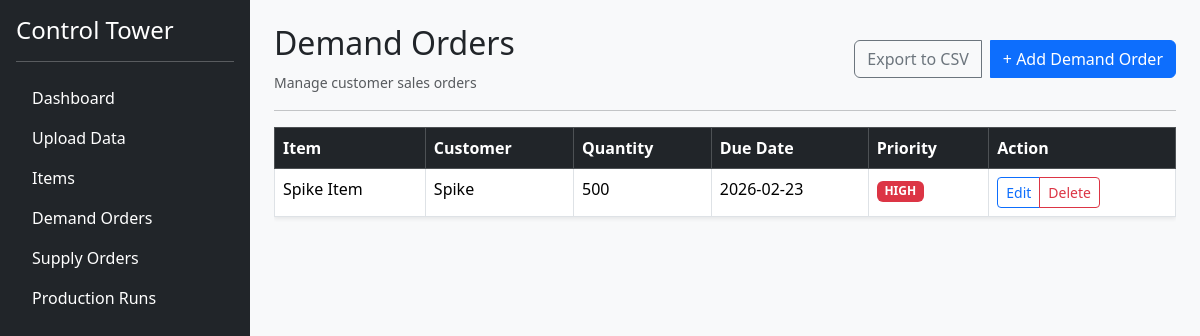
/demand-orders-view, run on the app's committed database.
### backend/models.py (models this page shows)
class DemandOrder(Base):
    __tablename__ = "demand_orders"
    id = Column(Integer, primary_key=True, index=True)
    item_id = Column(Integer, ForeignKey("items.id", ondelete="CASCADE"), nullable=False)
    customer_name = Column(String, nullable=False)
    quantity = Column(Integer, nullable=False)
    due_date = Column(Date, nullable=False)
    priority = Column(String, nullable=False)
    status = Column(String, default="OPEN")
    item = relationship("Item", back_populates="demand_orders")

class Item(Base):
    __tablename__ = "items"
    id = Column(Integer, primary_key=True, index=True)
    sku = Column(String, unique=True, nullable=False)
    name = Column(String, nullable=False)
    category = Column(String, nullable=True)
    cost_price = Column(Float, nullable=False)
    selling_price = Column(Float, nullable=False)
    current_stock = Column(Integer, nullable=False)
    safety_stock = Column(Integer, default=0)
    min_order_qty = Column(Integer, default=1)
    demand_orders = relationship("DemandOrder", back_populates="item", cascade="all, delete-orphan")
    supply_orders = relationship("SupplyOrder", back_populates="item", cascade="all, delete-orphan")
    production_runs = relationship("ProductionRun", back_populates="item", cascade="all, delete-orphan")
    alerts = relationship("Alert", back_populates="item", cascade="all, delete-orphan")
    demands = relationship("Demand", back_populates="item", cascade="all, delete-orphan")
    supplies = relationship("Supply", back_populates="item", cascade="all, delete-orphan")
    recommendations = relationship("Recommendation", back_populates="item", cascade="all, delete-orphan")

### backend/main.py (the view)
@app.get("/demand-orders-view", response_class=HTMLResponse)
def demand_orders_view(request: Request):
    db = SessionLocal()
    orders = (
        db.query(models.DemandOrder)
        .options(joinedload(models.DemandOrder.item))
        .all()
    )
    items = db.query(models.Item).all()
    db.close()
    return templates.TemplateResponse(
        "demand_orders.html",
        {"request": request, "orders": orders, "items": items}
    )

### frontend/templates/demand_orders.html (shortened to what this page needs)
{% extends "base.html" %}
{% block content %}
<div class="d-flex justify-content-between align-items-center">
    <div>
        <h2>Demand Orders</h2>
        <span class="text-muted small">Manage customer sales orders</span>
    </div>
    <div class="btn-group">
        <a href="/api/export/demand" class="btn btn-outline-secondary">Export to CSV</a>
        <button class="btn btn-primary ms-2" data-bs-toggle="modal" data-bs-target="#addDemandModal">
            + Add Demand Order
        </button>
    </div>
</div>
<hr>
{% if orders %}
<div class="table-responsive">
    <table class="table table-bordered table-hover shadow-sm">
        <thead class="table-dark">
            <tr>
                <th>Item</th>
                <th>Customer</th>
                <th>Quantity</th>
                <th>Due Date</th>
                <th>Priority</th>
                <th>Action</th>
            </tr>
        </thead>
        <tbody>
            {% for o in orders %}
            <tr id="demand-row-{{ o.id }}">
                <td>{{ o.item.name }}</td>
                <td>{{ o.customer_name }}</td>
                <td>{{ o.quantity }}</td>
                <td>{{ o.due_date }}</td>
                <td>
                    <span
                        class="badge {% if o.priority == 'HIGH' %}bg-danger{% elif o.priority == 'MEDIUM' %}bg-warning{% else %}bg-info{% endif %}">
                        {{ o.priority }}
                    </span>
                </td>
                <td>
                    <div class="btn-group">
                        <button class="btn btn-sm btn-outline-primary" data-bs-toggle="modal"
                            data-bs-target="#editDemandModal"
                            onclick="populateDemandModal('{{ o.id }}', '{{ o.customer_name }}', '{{ o.quantity }}', '{{ o.due_date }}', '{{ o.priority }}')">
                            Edit
                        </button>
                        <button class="btn btn-sm btn-outline-danger" hx-delete="/api/orders/demand/{{ o.id }}"
                            hx-confirm="Are you sure you want to delete this demand order?"
                            hx-target="#demand-row-{{ o.id }}" hx-swap="outerHTML">
                            Delete
                        </button>
                    </div>
                </td>
            </tr>
            {% endfor %}
        </tbody>
    </table>
</div>
{% else %}
<div class="alert alert-info">No demand orders found.</div>
{% endif %}
{% endblock %}

### frontend/templates/base.html (style rules this page uses)
body { background-color: #f8f9fa; }

### data on the page
DemandOrder: item.name "Spike Item", customer_name "Spike", quantity "500", due_date "2026-02-23", priority "HIGH"
